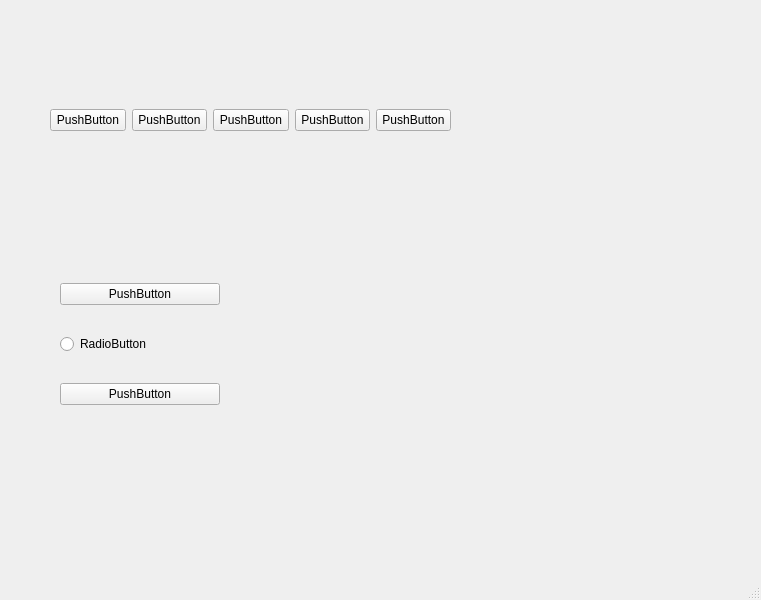
<?xml version="1.0" encoding="UTF-8"?>
<ui version="4.0">
 <class>MainWindow</class>
 <widget class="QMainWindow" name="MainWindow">
  <property name="geometry">
   <rect>
    <x>0</x>
    <y>0</y>
    <width>761</width>
    <height>600</height>
   </rect>
  </property>
  <property name="windowTitle">
   <string>MainWindow</string>
  </property>
  <widget class="QWidget" name="centralwidget">
   <widget class="QWidget" name="verticalLayoutWidget">
    <property name="geometry">
     <rect>
      <x>60</x>
      <y>260</y>
      <width>160</width>
      <height>171</height>
     </rect>
    </property>
    <layout class="QVBoxLayout" name="verticalLayout">
     <item>
      <widget class="QPushButton" name="pushButton_6">
       <property name="text">
        <string>PushButton</string>
       </property>
      </widget>
     </item>
     <item>
      <widget class="QRadioButton" name="radioButton">
       <property name="text">
        <string>RadioButton</string>
       </property>
      </widget>
     </item>
     <item>
      <widget class="QPushButton" name="pushButton_7">
       <property name="text">
        <string>PushButton</string>
       </property>
      </widget>
     </item>
    </layout>
   </widget>
   <widget class="QWidget" name="layoutWidget">
    <property name="geometry">
     <rect>
      <x>50</x>
      <y>90</y>
      <width>401</width>
      <height>61</height>
     </rect>
    </property>
    <layout class="QHBoxLayout" name="horizontalLayout">
     <item>
      <widget class="QPushButton" name="pushButton">
       <property name="text">
        <string>PushButton</string>
       </property>
      </widget>
     </item>
     <item>
      <widget class="QPushButton" name="pushButton_2">
       <property name="text">
        <string>PushButton</string>
       </property>
      </widget>
     </item>
     <item>
      <widget class="QPushButton" name="pushButton_3">
       <property name="text">
        <string>PushButton</string>
       </property>
      </widget>
     </item>
     <item>
      <widget class="QPushButton" name="pushButton_4">
       <property name="text">
        <string>PushButton</string>
       </property>
      </widget>
     </item>
     <item>
      <widget class="QPushButton" name="pushButton_5">
       <property name="text">
        <string>PushButton</string>
       </property>
      </widget>
     </item>
    </layout>
   </widget>
  </widget>
  <widget class="QMenuBar" name="menubar">
   <property name="geometry">
    <rect>
     <x>0</x>
     <y>0</y>
     <width>761</width>
     <height>23</height>
    </rect>
   </property>
  </widget>
  <widget class="QStatusBar" name="statusbar"/>
 </widget>
 <resources/>
 <connections/>
</ui>
